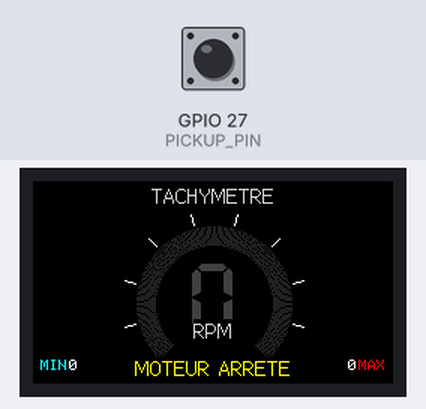
Simulated run of this program. Board: ESP32. Shown: 240×135 colour display. The inputs (shaded band) are chosen by the test bench; at power-on: GPIO 27 (PICKUP_PIN) LOW. What the program prints to the serial monitor is not drawn.

Above: at 1.4 s.
1.5 s: GPIO 27 (PICKUP_PIN) pulled HIGH for 0.15 s
At 2.7 s:
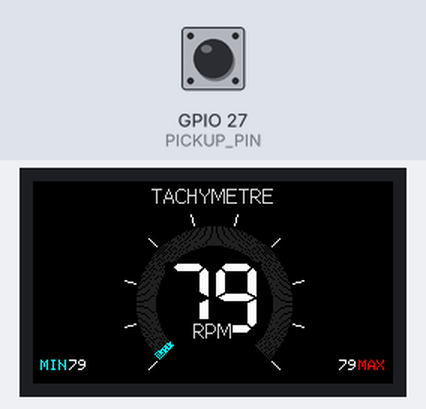
4.6 s: GPIO 27 (PICKUP_PIN) pulled HIGH for 1 s
At 7.9 s:
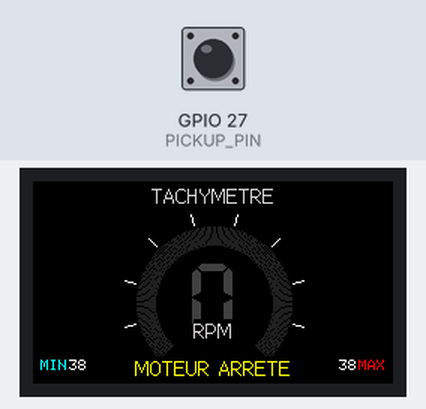
8.2 s: GPIO 27 (PICKUP_PIN) pulled HIGH for 0.15 s
At 9.1 s:
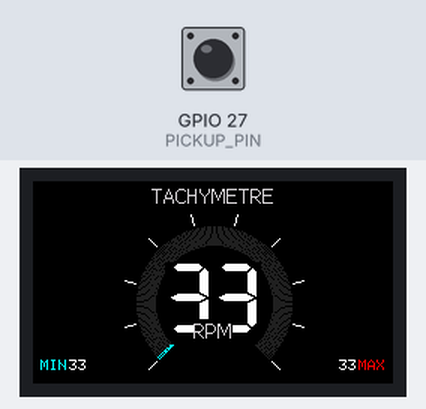
11.3 s: GPIO 27 (PICKUP_PIN) pulled HIGH for 3.2 s
At 12.7 s:
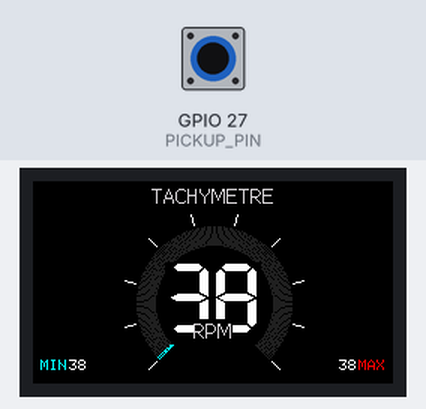
16.0 s: GPIO 27 (PICKUP_PIN) pulsed HIGH 2 times (0.12 s each, 0.3 s apart)
At 17.7 s:
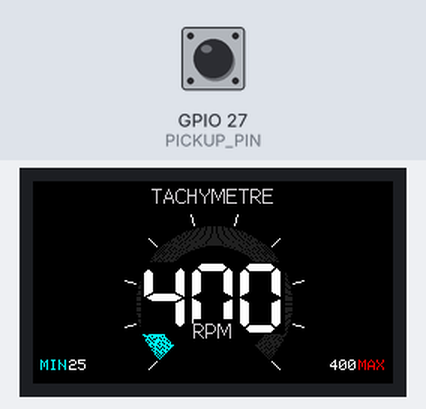
18.1 s: GPIO 27 (PICKUP_PIN) pulled HIGH for 1 s
At 19.0 s:
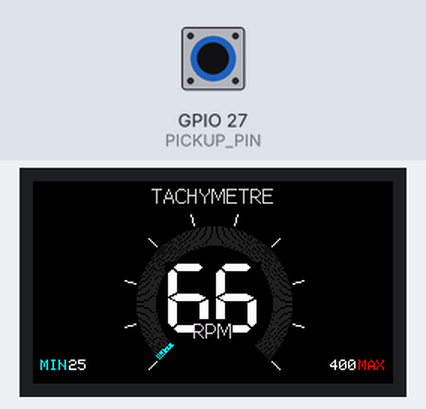
Timing chart, 0 to 21.1 s (numbered marks = the images above; inputs shaded):
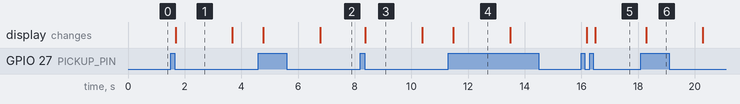

Measured:
- after the input at 1.5 s, the display: changes after 0.18 s (image 1)
- after the input at 4.6 s, the display: first changes after 0.18 s (image 2 shows a later state)
- after the input at 8.2 s, the display: changes after 0.18 s (image 3)
- after the input at 11.3 s, the display: changes after 0.18 s (image 4)
- after the input at 16.0 s, the display: first changes after 0.18 s (image 5 shows a later state)
- after the input at 18.1 s, the display: changes after 0.18 s (image 6)
- what the display in image 1 shows lasts 2.0 s, from 1.7 s to 3.7 s

The program:

main.cpp
```cpp
#include <Arduino.h>
#include <TFT_eSPI.h>
#include "config.h"

// =====================================================
// Objets TFT
// =====================================================
TFT_eSPI    tft;
TFT_eSprite sprite(&tft);

// =====================================================
// Variables mesure RPM
// =====================================================
volatile uint32_t lastPulseTime_us  = 0;
volatile uint32_t pulseInterval_us  = 0;
volatile bool     newPulseAvailable = false;

uint32_t currentRPM  = 0;
uint32_t minRPM      = 0;
uint32_t maxRPM      = 0;
bool     engineRunning   = false;
uint32_t lastPulseMillis = 0;

// =====================================================
// ISR – Interruption capteur Hall
// =====================================================
void IRAM_ATTR hallSensorISR() {  // ISR pour pickup inductif
    const uint32_t now      = micros();
    const uint32_t interval = now - lastPulseTime_us;

    // Filtre anti-rebond : rejeter les impulsions trop courtes
    if (interval >= MIN_PULSE_INTERVAL_US) {
        pulseInterval_us  = interval;
        lastPulseTime_us  = now;
        newPulseAvailable = true;
    }
}

// =====================================================
// Calcul RPM depuis l'intervalle entre impulsions
// =====================================================
static inline uint32_t calculateRPM(uint32_t interval_us) {
    if (interval_us == 0) return 0;
    // 4 temps : 1 étincelle toutes les 2 révolutions
    // RPM = (60 000 000 µs × CYCLES_PAR_IMPULSION) / intervalle_µs
    return (uint32_t)((60000000ULL * CYCLES_PAR_IMPULSION) / interval_us);
}

// =====================================================
// Couleur de l'arc selon la zone RPM
// =====================================================
static uint16_t getArcColor(uint32_t rpm) {
    if (rpm < RPM_ZONE_IDLE)   return TFT_CYAN;
    if (rpm < RPM_ZONE_NORMAL) return TFT_GREEN;
    if (rpm < RPM_ZONE_HIGH)   return 0xFFE0; // Jaune
    return TFT_RED;
}

// =====================================================
// Dessin de l'arc de la jauge dans un sprite
//
// Convention d'angle : 0° = 12h, sens horaire
//   x = cx + r × sin(a)
//   y = cy − r × cos(a)
//
// startDeg : angle de départ (bas-gauche à 225°)
// totalDeg : étendue totale de l'arc (270°)
// fraction : valeur normalisée [0.0 … 1.0]
// =====================================================
static void drawArcGauge(float fraction, uint16_t activeColor) {
    constexpr int   CX        = SCREEN_W / 2;  // 120
    constexpr int   CY        = 82;
    constexpr int   OUTER_R   = 52;
    constexpr int   INNER_R   = 40;
    constexpr float START_DEG = 225.0f;
    constexpr float TOTAL_DEG = 270.0f;
    constexpr float STEP      = 1.5f;

    const float valueDeg = START_DEG + fraction * TOTAL_DEG;
    const float endDeg   = START_DEG + TOTAL_DEG;

    // --- Arc principal ---
    for (float a = START_DEG; a <= endDeg; a += STEP) {
        const float rad = a * (float)(M_PI / 180.0);
        const float s   = sinf(rad);
        const float c   = cosf(rad);

        const uint16_t color = (fraction > 0.001f && a <= valueDeg)
                               ? activeColor
                               : 0x2104; // gris très sombre

        for (int r = INNER_R; r <= OUTER_R; r++) {
            sprite.drawPixel(CX + (int)(r * s + 0.5f),
                             CY - (int)(r * c + 0.5f),
                             color);
        }
    }

    // --- Graduations (toutes les 500 RPM) ---
    constexpr int NUM_TICKS   = RPM_MAX_DISPLAY / 500;  // 9
    constexpr int TICK_INNER  = OUTER_R + 3;
    constexpr int TICK_OUTER  = OUTER_R + 10;

    for (int i = 0; i <= NUM_TICKS; i++) {
        const float tickFrac = (float)i / NUM_TICKS;
        const float a        = START_DEG + tickFrac * TOTAL_DEG;
        const float rad      = a * (float)(M_PI / 180.0);
        const float s        = sinf(rad);
        const float c        = cosf(rad);

        sprite.drawLine(
            CX + (int)(TICK_INNER * s + 0.5f), CY - (int)(TICK_INNER * c + 0.5f),
            CX + (int)(TICK_OUTER * s + 0.5f), CY - (int)(TICK_OUTER * c + 0.5f),
            TFT_WHITE
        );
    }
}

// =====================================================
// Rendu complet de l'interface (via sprite → sans scintillement)
// =====================================================
static void updateDisplay() {
    sprite.fillSprite(TFT_BLACK);

    // ---- Titre ----
    sprite.setTextDatum(TC_DATUM);
    sprite.setTextColor(TFT_LIGHTGREY, TFT_BLACK);
    sprite.setTextFont(2);
    sprite.drawString("TACHYMETRE", SCREEN_W / 2, 2);

    // ---- Jauge arc ----
    const float fraction = constrain(
        (float)currentRPM / RPM_MAX_DISPLAY, 0.0f, 1.0f
    );
    drawArcGauge(fraction, getArcColor(currentRPM));

    // ---- Valeur RPM (centré dans l'arc) ----
    sprite.setTextDatum(MC_DATUM);
    sprite.setTextColor(engineRunning ? TFT_WHITE : 0x4208, TFT_BLACK);
    sprite.setTextFont(7);  // police 7-segments
    sprite.drawNumber((int32_t)currentRPM, SCREEN_W / 2, 78);

    // ---- Label "RPM" ----
    sprite.setTextFont(2);
    sprite.setTextColor(TFT_LIGHTGREY, TFT_BLACK);
    sprite.drawString("RPM", SCREEN_W / 2, 100);

    // ---- MIN / MAX ----
    sprite.setTextFont(1);
    sprite.setTextDatum(BL_DATUM);
    sprite.setTextColor(TFT_CYAN, TFT_BLACK);
    sprite.drawString("MIN", 5, SCREEN_H - 8);
    sprite.setTextColor(TFT_WHITE, TFT_BLACK);
    sprite.drawNumber((int32_t)minRPM, 24, SCREEN_H - 8);

    sprite.setTextDatum(BR_DATUM);
    sprite.setTextColor(TFT_RED, TFT_BLACK);
    sprite.drawString("MAX", SCREEN_W - 5, SCREEN_H - 8);
    sprite.setTextColor(TFT_WHITE, TFT_BLACK);
    sprite.drawNumber((int32_t)maxRPM, SCREEN_W - 24, SCREEN_H - 8);

    // ---- Statut moteur arrêté ----
    if (!engineRunning) {
        sprite.setTextDatum(BC_DATUM);
        sprite.setTextColor(TFT_YELLOW, TFT_BLACK);
        sprite.setTextFont(2);
        sprite.drawString("MOTEUR ARRETE", SCREEN_W / 2, SCREEN_H - 2);
    }

    sprite.pushSprite(0, 0);
}

// =====================================================
// Setup
// =====================================================
void setup() {
    Serial.begin(115200);
    Serial.println("\n=== Tachymetre Tracteur Tondeuse ===");
    Serial.println("Moteur : Briggs & Stratton 217707");

    // --- Ecran ---
    tft.init();
    tft.setRotation(1);       // Paysage : 240 x 135
    tft.fillScreen(TFT_BLACK);

    // Rétroéclairage (pleine luminosité)
    pinMode(TFT_BL, OUTPUT);
    digitalWrite(TFT_BL, HIGH);

    // Sprite pour affichage sans scintillement
    sprite.createSprite(SCREEN_W, SCREEN_H);
    sprite.setColorDepth(16);

    // --- Capteur inductif (bobine autour fil de bougie) ---
    pinMode(PICKUP_PIN, INPUT);   // pas de pull-up interne : R2 externe fait le pull-down
    attachInterrupt(
        digitalPinToInterrupt(PICKUP_PIN),
        hallSensorISR,
        PICKUP_EDGE
    );

    Serial.printf("Pickup inductif : GPIO %d\n", PICKUP_PIN);
    Serial.printf("Cycles/impulsion: %d (4 temps)\n", CYCLES_PAR_IMPULSION);
    Serial.println("Pret.");

    updateDisplay();
}

// =====================================================
// Loop
// =====================================================
void loop() {
    static uint32_t lastDisplayMs = 0;
    static uint32_t lastLoggedRPM = UINT32_MAX;

    // --- Traitement de la nouvelle impulsion ---
    if (newPulseAvailable) {
        noInterrupts();
        const uint32_t interval = pulseInterval_us;
        newPulseAvailable = false;
        interrupts();

        currentRPM       = calculateRPM(interval);
        lastPulseMillis  = millis();

        if (!engineRunning) {
            // Premier démarrage : initialiser minRPM
            engineRunning = true;
            minRPM        = currentRPM;
            maxRPM        = currentRPM;
        }

        if (currentRPM < minRPM && currentRPM > 0) minRPM = currentRPM;
        if (currentRPM > maxRPM)                    maxRPM = currentRPM;
    }

    // --- Détection arrêt moteur ---
    if (engineRunning &&
        (millis() - lastPulseMillis > ENGINE_STOPPED_TIMEOUT_MS)) {
        engineRunning = false;
        currentRPM    = 0;
        Serial.println("Moteur arrete.");
    }

    // --- Mise à jour de l'affichage (max 10 Hz) ---
    const uint32_t now = millis();
    if (now - lastDisplayMs >= 100) {
        lastDisplayMs = now;
        updateDisplay();
    }

    // --- Log série (uniquement si RPM change de plus de 10) ---
    if (engineRunning && abs((int32_t)currentRPM - (int32_t)lastLoggedRPM) > 10) {
        lastLoggedRPM = currentRPM;
        Serial.printf("RPM: %4lu  |  MIN: %4lu  |  MAX: %4lu\n",
                       currentRPM, minRPM, maxRPM);
    }
}
```

config.h
```cpp
#pragma once

// =====================================================
// Tachymètre Tracteur Tondeuse
// Moteur : Briggs & Stratton 217707 (monocylindre 4T)
// Carte  : LilyGo TTGO T-Display (ESP32 + ST7789 1.14")
// =====================================================


// -------------------------------------------------------
// Capteur inductif – bobine autour du fil de bougie
// -------------------------------------------------------
// Enrouler 20 à 30 spires de fil fin (Ø 0.2–0.5 mm) autour
// du câble haute tension (fil de bougie).
// Circuit de conditionnement (3 composants) :
//
//   [bobine pickup] ──┬── D1 (1N4148, anode côté bobine) ──┬── GPIO 27
//                     │                                      │
//                    R1 (10 kΩ)                             R2 (10 kΩ) vers GND
//                     │                                      │
//                    GND                               D2 (Zener 3.3V, cathode côté GPIO)
//                                                            │
//                                                           GND
//
// D1 : redresse le pic positif de la bobine
// D2 : écrête à 3.3V pour protéger l'ESP32
// R1 : amortit les oscillations de la bobine
// R2 : pull-down (assure un niveau bas au repos)
// -------------------------------------------------------
#define PICKUP_PIN          27
#define PICKUP_EDGE         RISING   // Le pic induit est positif


// -------------------------------------------------------
// Configuration mesure RPM – moteur 4 temps monocylindre
// -------------------------------------------------------
// Sur un 4 temps, la bougie s'allume 1 fois toutes les
// 2 révolutions du vilebrequin.
// Formule : RPM = (60 000 000 µs × CYCLES_PAR_IMPULSION) / intervalle_µs
#define CYCLES_PAR_IMPULSION  2      // 4 temps = 1 étincelle / 2 tours

// Intervalle minimum entre deux impulsions valides (µs).
// À 4 500 RPM/4T : intervalle = 2×60 000 000/4500 ≈ 26 700 µs
// Seuil à 20 000 µs ≈ 6 000 RPM → protection anti-rebond.
#define MIN_PULSE_INTERVAL_US  20000UL

// Délai sans impulsion pour déclarer le moteur arrêté (ms)
#define ENGINE_STOPPED_TIMEOUT_MS  2000


// -------------------------------------------------------
// Plages RPM – Briggs & Stratton 217707
// -------------------------------------------------------
#define RPM_MAX_DISPLAY   4500   // Limite supérieure de la jauge

#define RPM_ZONE_IDLE     1500   // En-dessous : ralenti       (cyan)
#define RPM_ZONE_NORMAL   3200   // En-dessous : fonctionnement normal (vert)
#define RPM_ZONE_HIGH     3600   // En-dessous : vitesse élevée (jaune)
                                 // Au-dessus  : survitesse   (rouge)


// -------------------------------------------------------
// Affichage
// -------------------------------------------------------
// Dimensions en mode paysage (rotation = 1)
#define SCREEN_W  240
#define SCREEN_H  135
```
